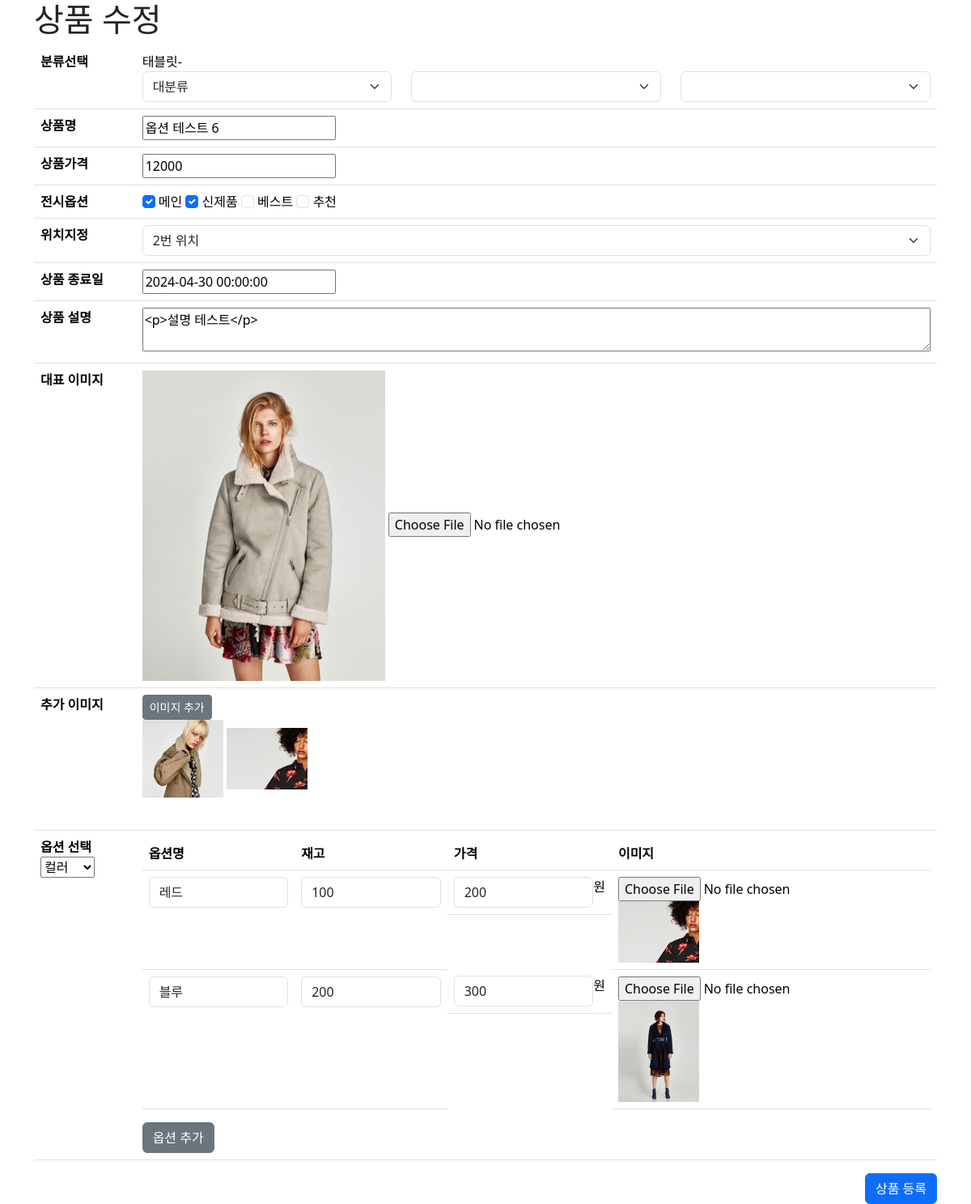
/admin/product/product_edit.php?pid=23 (signed in), run on the app's committed database.
### tables this page shows
CREATE TABLE `category` (
  `cid` int(11) NOT NULL,
  `code` varchar(10) NOT NULL,
  `pcode` varchar(10) NOT NULL,
  `name` varchar(100) NOT NULL,
  `step` tinyint(4) NOT NULL
);

CREATE TABLE `products` (
  `pid` int(11) NOT NULL,
  `name` varchar(100) NOT NULL,
  `cate` varchar(100) NOT NULL,
  `content` text NOT NULL,
  `thumbnail` varchar(100) NOT NULL,
  `price` double NOT NULL,
  `sale_price` double DEFAULT NULL,
  `sale_ratio` double DEFAULT NULL,
  `cnt` int(11) DEFAULT NULL,
  `sale_cnt` int(11) DEFAULT NULL,
  `ismain` tinyint(4) DEFAULT NULL,
  `isnew` tinyint(4) DEFAULT NULL,
  `isbest` tinyint(4) DEFAULT NULL,
  `isrecom` tinyint(4) DEFAULT NULL,
  `locate` tinyint(4) DEFAULT NULL,
  `userid` varchar(100) DEFAULT NULL,
  `sale_end_date` datetime DEFAULT NULL,
  `reg_date` datetime DEFAULT NULL,
  `status` tinyint(4) DEFAULT NULL,
  `delivery_fee` double DEFAULT NULL,
  `product_image` varchar(100) DEFAULT NULL
);

CREATE TABLE `product_image_table` (
  `imgid` int(11) NOT NULL,
  `pid` int(11) DEFAULT NULL,
  `userid` varchar(100) DEFAULT NULL,
  `filename` varchar(100) DEFAULT NULL,
  `regdate` datetime DEFAULT current_timestamp(),
  `status` tinyint(4) DEFAULT 1
);

CREATE TABLE `product_options` (
  `poid` int(11) NOT NULL,
  `pid` int(11) DEFAULT NULL,
  `cate` varchar(100) DEFAULT NULL,
  `option_name` varchar(100) DEFAULT NULL,
  `option_cnt` int(11) DEFAULT NULL,
  `option_price` int(11) DEFAULT NULL,
  `image_url` varchar(300) DEFAULT NULL,
  `status` tinyint(4) DEFAULT 1
);

### admin/product/product_edit.php (the view, shortened to what this page needs)
<?php
include_once $_SERVER['DOCUMENT_ROOT'] . '/pinkping/inc/header.php';
$pid = $_GET['pid'];
$sql = "SELECT * FROM products WHERE pid = {$pid}";
$result = $mysqli -> query($sql);
$rs = $result->fetch_object();
$cates = $rs->cate;
$cateArray = str_split($cates, 5);
foreach($cateArray as $cate){
  $sql = "SELECT * FROM category WHERE code = '{$cate}'";
  $result = $mysqli -> query($sql);
  while($caters = $result->fetch_object()){
    $cateArr[] = $caters;
  }
}
$imgSql = "SELECT * FROM product_image_table WHERE pid = {$pid}";
$imgrs = $mysqli -> query($imgSql);
while ($irs = $imgrs->fetch_object()) {
    $rsArr[] = $irs;
}
$optSql = "SELECT * FROM product_options WHERE pid = {$pid}";
$optrs = $mysqli -> query($optSql);
while ($ors = $optrs->fetch_object()) {
    $optArr[] = $ors;
}
?>
<link href="https://cdn.jsdelivr.net/npm/summernote@0.8.18/dist/summernote.min.css" rel="stylesheet">
<link rel="stylesheet" href="//code.jquery.com/ui/1.13.2/themes/base/jquery-ui.css">
<div class="container">
  <h1>상품 수정</h1>
  <form action="product_edit_ok.php" method="POST" enctype="multipart/form-data" id="product_save">
    <table class="table">
      <tbody>
        <tr>
          <th>분류선택</th>
          <td>
            <div>
              <?php
                foreach($cateArr as $cate){
                  echo $cate-> name. '-';
                }
              ?>
            </div>
            <div class="category row">
              <div class="col">
                <select class="form-select" aria-label="대분류" id="cate1" name="cate1" required>
                  <option selected disabled>대분류</option>
                </select>
              </div>
              <div class="col">
                <select class="form-select" aria-label="중분류" id="cate2" name="cate2">
                </select>
              </div>
              <div class="col">
                <select class="form-select" aria-label="소분류" id="cate3" name="cate3">
                </select>
              </div>
            </div>
          </td>
        </tr>
        <tr>
          <th>상품명</th>
          <td>
            <input type="text" name="name" id="name" placeholder="상품명" value="<?= $rs -> name?>" required>
          </td>
        </tr>
        <tr>
          <th>상품가격</th>
          <td>
            <input type="text" name="price" id="price" placeholder="상품가격" value="<?= $rs -> price?>" required>
          </td>
        </tr>
        <tr>
          <th>전시옵션</th>
          <td>
            <input class="form-check-input" type="checkbox" name="ismain" value="1" id="ismain"
              <?php
                if($rs->ismain){ echo "checked";}
                ?>
            >
            <label class="form-check-label" for="ismain">
              메인
            </label>
            <input class="form-check-input" type="checkbox" name="isnew" value="1" id="isnew"
              <?php
                if($rs->isnew){ echo "checked";}
                ?>
            >
            <label class="form-check-label" for="isnew">
              신제품
            </label>
            <input class="form-check-input" type="checkbox" name="isbest" value="1" id="isbest"
              <?php
                if($rs->isbest){ echo "checked";}
              ?>
            >
            <label class="form-check-label" for="isbest">
              베스트
            </label>
            <input class="form-check-input" type="checkbox" name="isrecom" value="1" id="isrecom"
              <?php
                if($rs->isrecom){ echo "checked";}
              ?>
            >
            <label class="form-check-label" for="isrecom">
              추천
            </label>
          </td>
        </tr>
        <tr>
          <th>위치지정</th>
          <td>
            <select class="form-select" name="locate" id="locate" aria-label="위치지정">
              <option value="2" <?php if($rs->locate == 2){ echo "selected";}?>>2번 위치</option>
            </select>
          </td>
        </tr>
        <tr>
          <th>상품 종료일</th>
          <td>
            <input type="text" name="sale_end_date" id="sale_end_date" value="<?= $rs -> sale_end_date?>">
          </td>
        </tr>
        <tr>
          <th>상품 설명</th>
          <td>
            <textarea id="summernote" name="desc" class="w-100"><?= $rs -> content?></textarea>
          </td>
        </tr>
        <tr>
          <th>대표 이미지</th>
          <td>
            <img src="<?= $rs -> thumbnail?>" alt="" class="thumbnail">
            <input type="file" name="thumbnail" id="thumbnail" accept="image/*" required>
          </td>
        </tr>
        <tr>
          <th>추가 이미지</th>
          <td>
            <div>
              <button type="button" class="btn btn-secondary btn-sm" id="addImage">이미지 추가</button>
            </div>
            <div class="addedthumbs">
            <?php
            if(isset($rsArr)){
                foreach($rsArr as $ra){
                    ?>
                    <img src="/pinkping/admin/upload/<?= $ra->filename; ?>" alt="">
                    <?php
                }
            }
            ?>
            </div>
            <div id="addedimages" class="d-flex gap-3 p-3">
            </div>
          </td>
        </tr>
        <tr>
          <th>
            <label for="optionCate1">옵션 선택</label>
            <?php
            if(isset($optArr)){
              $optionName = $optArr[0]->cate;
            }
            ?>
            <select name="optionCate1" id="optionCate1">
              <option value="컬러" <?php if($optionName == '컬러'){ echo 'selected';} ?>>컬러</option>
            </select>
          </th>
          <td>
            <table class="table">
              <thead>
                <tr>
                  <th>옵션명</th>
                  <th>재고</th>
                  <th>가격</th>
                  <th>이미지</th>
                </tr>
              </thead>
              <tbody id="option1">
              <?php
                  if(isset($optArr)){
                      foreach($optArr as $oa){
                      ?>
                          <tr id="optionTr1">
                            <td>
                              <input type="text" class="form-control" name="optionName1[]" value="<?= $oa -> option_name; ?>">
                            </td>
                            <td>
                              <input type="text" class="form-control" name="optionCnt1[]" value="<?= $oa -> option_cnt; ?>">
                            </td>
                            <td class="d-flex">
                              <input type="text" class="form-control" name="optionPrice1[]" value="<?= $oa -> option_price; ?>">
                              <span>원</span>
                            </td>
                            <td>
                              <input type="file"  name="optionImage1[]" value="<?= $oa -> image_url; ?>">
                              <img src="<?= $oa -> image_url; ?>" alt="" class="opt_thumb">
                            </td>
                          </tr>
                      <?php
                      }
                  }
              ?>
              </tbody>
            </table>
            <button type="button" class="btn btn-secondary optAddBtn">옵션 추가</button>
          </td>
        </tr>
      </tbody>
    </table>
    <div class="text-end">
      <button class="btn btn-primary">상품 등록</button>
    </div>
  </form>
</div>
<?php
include_once $_SERVER['DOCUMENT_ROOT'] . '/pinkping/inc/footer.php';
?>

### admin/product/product_edit.php (style rules this page uses)
.thumbnail { width: 300px; }
.addedthumbs img, .opt_thumb { width: 100px; }

### data on the page
category: name "태블릿"
products: name "옵션 테스트 6", price "12000", ismain "☑", isnew "☑", locate "2번 위치", sale_end_date "2024-04-30 00:00:00", desc "<p>설명 테스트</p>", thumbnail (picture)
product_image_table: filename (picture)
product_image_table: filename (picture)
product_options: optionCate1 "컬러", option_name "레드", option_cnt "100", option_price "200", image_url (picture)
product_options: option_name "블루", option_cnt "200", option_price "300", image_url (picture)
